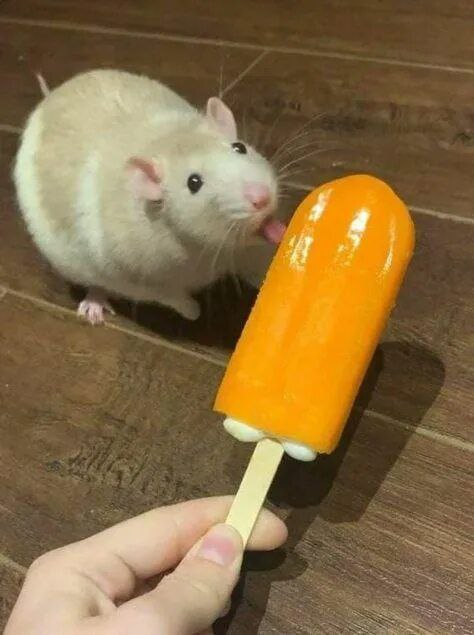
%> input picture lab-3/rat2.jpg, 474 x 635 px
$ octave lab3_bright_color.m   (GNU Octave 9; MATLAB toolbox functions it lacks are replaced by stand-ins)
%> lines starting %> are read from the running program, lines starting %| are printed output that depends on the picture; in (x1, y1, x2, y2) boxes, pixels count from 0 and x2, y2 are one past the last pixel; in counts of white or black regions, pixels touching at a corner belong together; the program's own positions count from 1
rat_1=imread("rat2.jpg");
%> rat_1 is the input picture: size 635x474x3 uint8; mean R, G, B 135.2, 108.9, 68.3
rat_2=rat_1;
rat_3=rat_2;

range_bottom_red=85;
range_top_red=115;
range_bottom_green=55;
range_top_green=100;
range_bottom_blue=30;
range_top_blue=60;

subplot(3, 4, 1);

red_channel=rat_1(:,:,1);
red_channel(red_channel > range_top_red | red_channel < range_bottom_red) = 0;
red_channel(red_channel <= range_top_red & red_channel >= range_bottom_red) = 255;
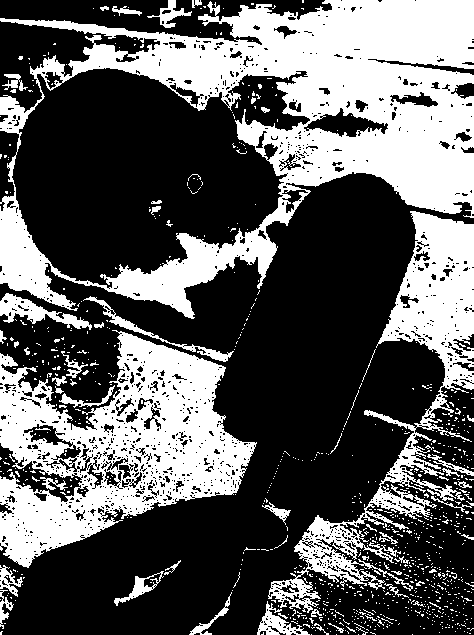
%> red_channel: size 635x474 uint8; 36.6% white; 938 white regions (881 under 20 px), largest, box (x1, y1, x2, y2) and area: (0, 0, 474, 319) 55731, (0, 330, 257, 568) 28433, (268, 211, 474, 613) 16507
rat_1(:,:,1)=red_channel;

green_channel=rat_1(:,:,2);
green_channel(green_channel > range_top_green | green_channel < range_bottom_green) = 0;
green_channel(green_channel <= range_top_green & green_channel >= range_bottom_green) = 255;
%> green_channel: size 635x474 uint8; 51.3% white; 1155 black regions (1069 under 20 px), largest, box (x1, y1, x2, y2) and area: (0, 174, 474, 635) 83142, (11, 69, 287, 292) 40740, (282, 501, 474, 635) 10302
rat_1(:,:,2)=green_channel;

blue_channel=rat_1(:,:,3);
blue_channel(blue_channel > range_top_blue | blue_channel < range_bottom_blue) = 0;
blue_channel(blue_channel <= range_top_blue & blue_channel >= range_bottom_blue) = 255;
%> blue_channel: size 635x474 uint8; 41.9% white; 1014 white regions (930 under 20 px), largest, box (x1, y1, x2, y2) and area: (0, 0, 474, 635) 78197, (0, 129, 335, 516) 36381, (0, 472, 87, 545) 1960
rat_1(:,:,3)=blue_channel;

imshow(rat_1);

subplot(3, 4, 2);
imhist(rat_1(:,:,1));
title('red');
subplot(3, 4, 3);
imhist(rat_1(:,:,2));
title('green');
subplot(3, 4, 4);
imhist(rat_1(:,:,3));
title('blue');


subplot(3, 4, 5);

red_channel=rat_2(:,:,1);
red_channel(red_channel <= range_top_red & red_channel >= range_bottom_red) = 255;
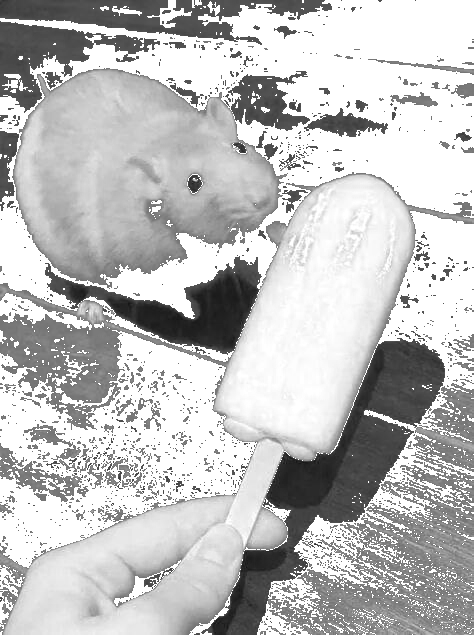
%> red_channel: size 635x474 uint8; min 17, max 255, mean 192
rat_2(:,:,1)=red_channel;

green_channel=rat_2(:,:,2);
green_channel(green_channel <= range_top_green & green_channel >= range_bottom_green) = 255;
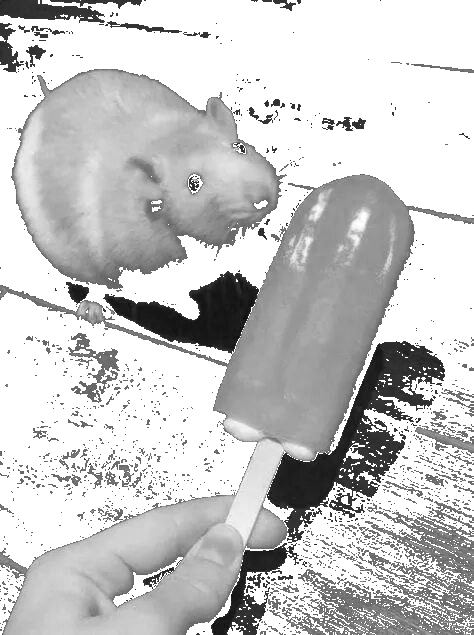
%> green_channel: size 635x474 uint8; min 10, max 255, mean 199.7
rat_2(:,:,2)=green_channel;

blue_channel=rat_2(:,:,3);
blue_channel(blue_channel <= range_top_blue & blue_channel >= range_bottom_blue) = 255;
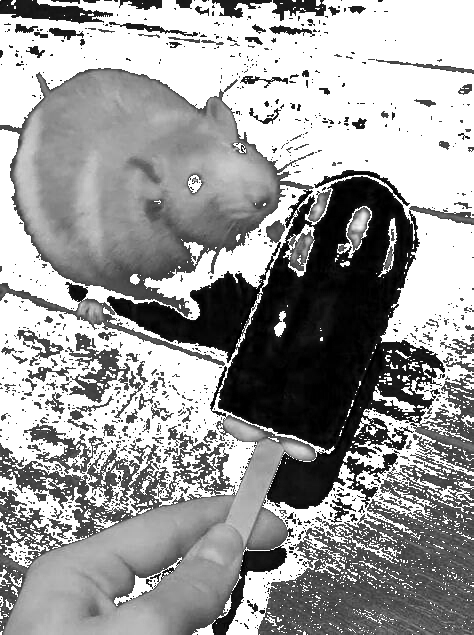
%> blue_channel: size 635x474 uint8; min 0, max 255, mean 156
rat_2(:,:,3)=blue_channel;
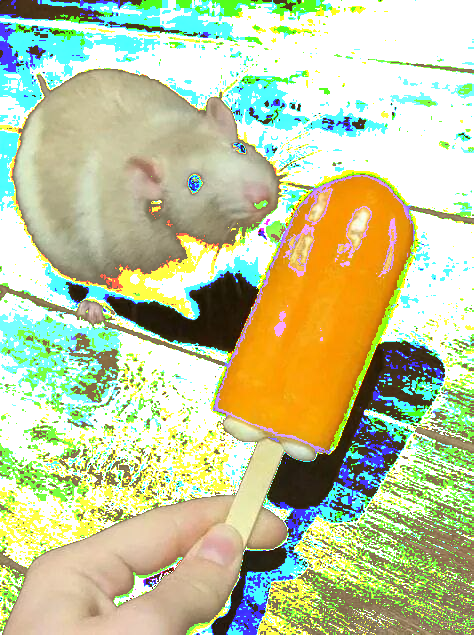
%> rat_2: size 635x474x3 uint8; mean R, G, B 192, 199.7, 156

imshow(rat_2);

subplot(3, 4, 6);
imhist(rat_2(:,:,1));
title('red');
subplot(3, 4, 7);
imhist(rat_2(:,:,2));
title('green');
subplot(3, 4, 8);
imhist(rat_2(:,:,3));
title('blue');


subplot(3, 4, 9);

red_channel=rat_3(:,:,1);
red_channel(red_channel >= range_bottom_red) = 255;
rat_3(:,:,1)=red_channel;

green_channel=rat_3(:,:,2);
green_channel(green_channel >= range_bottom_green) = 255;
rat_3(:,:,2)=green_channel;

blue_channel=rat_3(:,:,3);
blue_channel(blue_channel >= range_bottom_blue) = 255;
rat_3(:,:,3)=blue_channel;
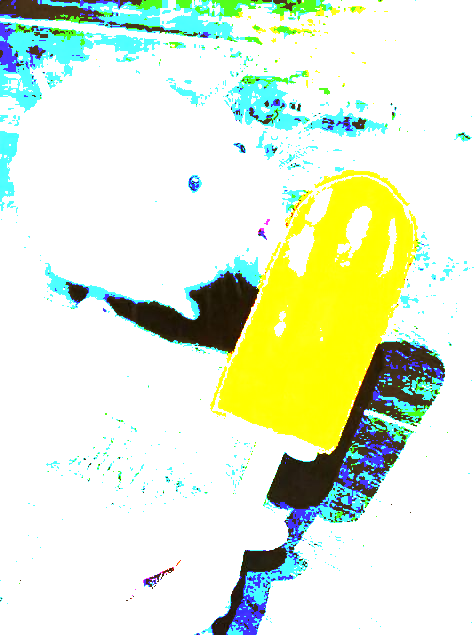
%> rat_3: size 635x474x3 uint8; mean R, G, B 225.1, 237.2, 211.5

imshow(rat_3);

subplot(3, 4, 10);
imhist(rat_3(:,:,1));
title('red');
subplot(3, 4, 11);
imhist(rat_3(:,:,2));
title('green');
subplot(3, 4, 12);
imhist(rat_3(:,:,3));
title('blue');
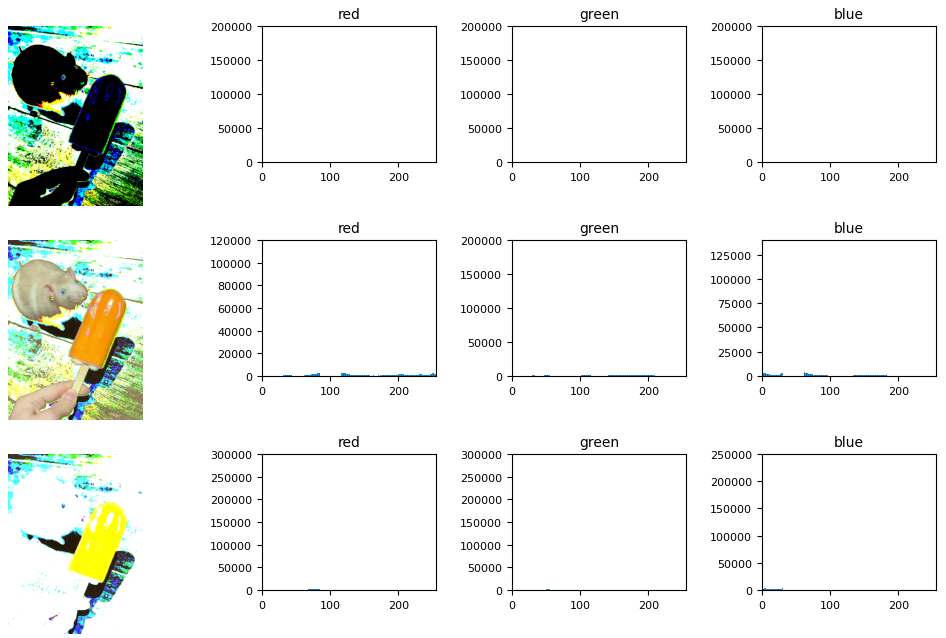
%> figure redrawn from the program's plot data, 12 panels

$ run again, with lab-3/rat1.jpg copied over lab-3/rat2.jpg
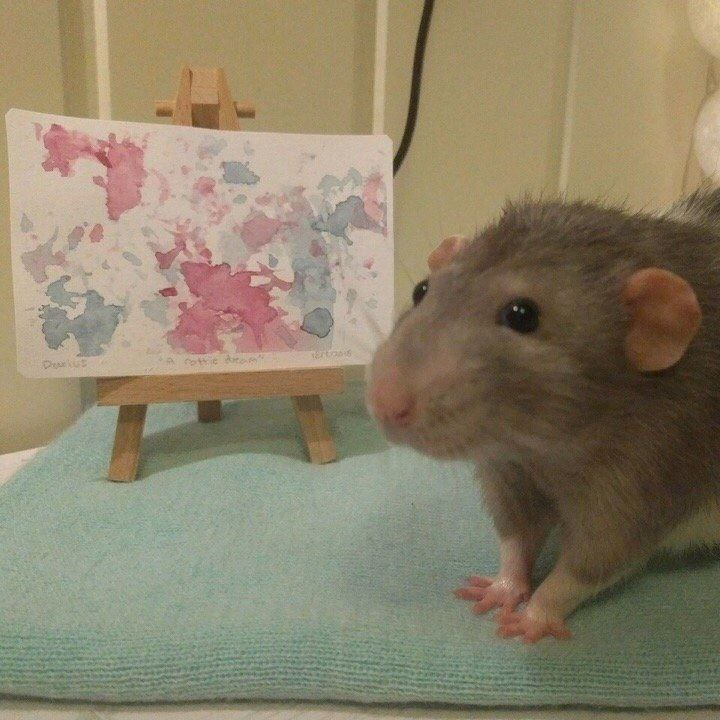
%> input picture lab-3/rat1.jpg, 720 x 720 px
%> rat_1 is the input picture: size 720x720x3 uint8; mean R, G, B 139.6, 129.6, 105.5
%> `red_channel(red_channel <= range_top_red & red_channel >= range_bottom..`:
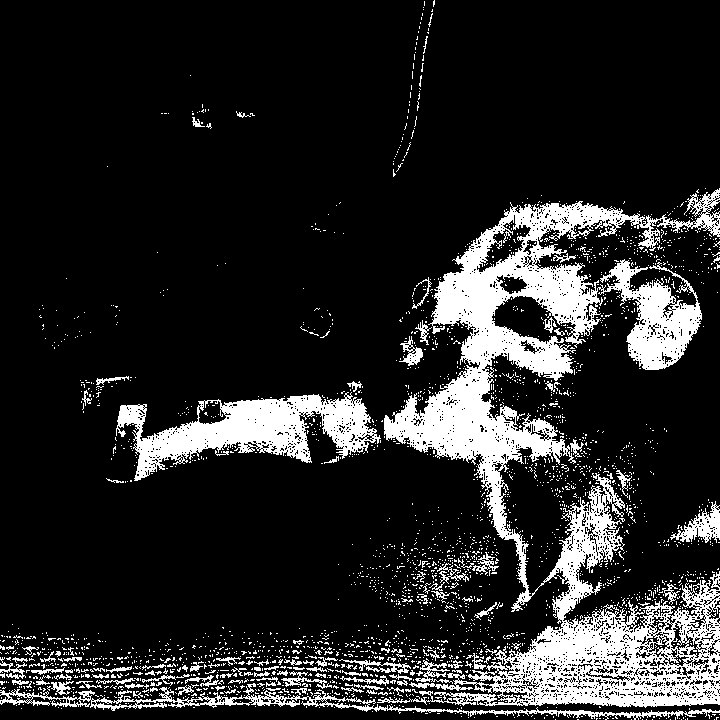
%> red_channel: size 720x720 uint8; 15.3% white; 2625 white regions (2509 under 20 px), largest, box (x1, y1, x2, y2) and area: (377, 188, 720, 708) 51405, (116, 392, 381, 481) 9901, (0, 683, 720, 720) 3688
%> `rat_3(:,:,3)=blue_channel;`:
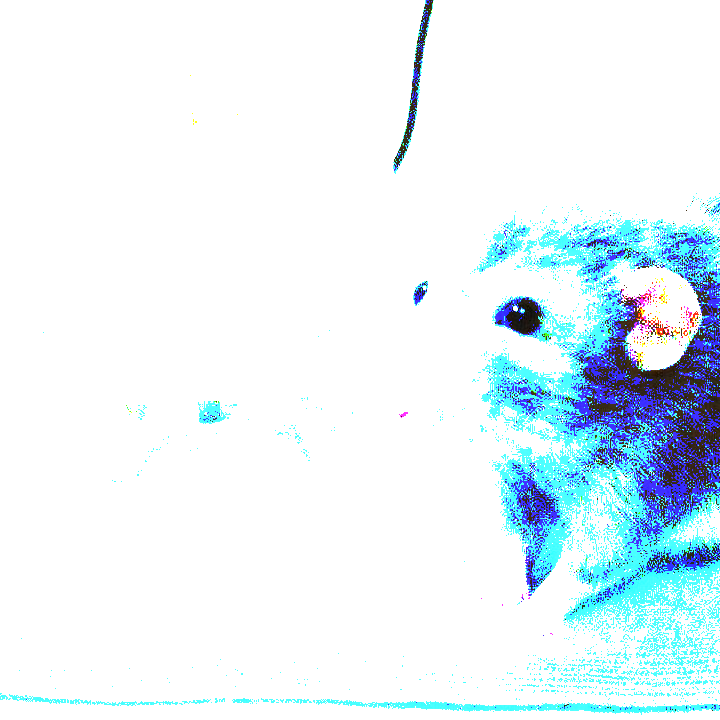
%> rat_3: size 720x720x3 uint8; mean R, G, B 230.4, 243.3, 248.8
